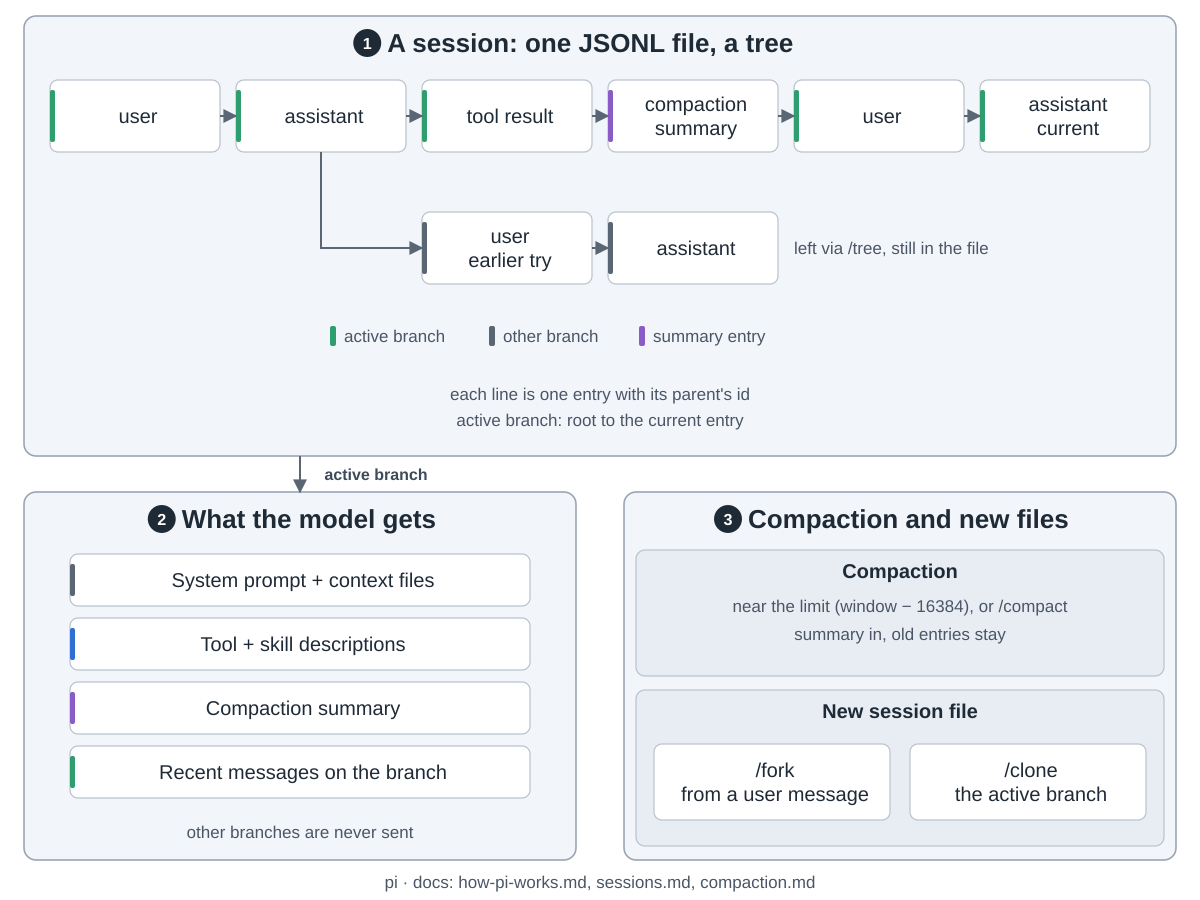

The script that saved this image:
"""Pi sessions: a tree in one JSONL file, and what the model gets from it.  Drawn from the pi repo
(https://github.com/earendil-works/pi, packages/coding-agent/docs/how-pi-works.md, sessions.md and
compaction.md, commit 2003871).  Run: python3 session.py"""
import sys
from pathlib import Path

sys.path.insert(0, str(Path(__file__).resolve().parents[2] / "tools"))
from archdiagram import Diagram  # noqa: E402

d = Diagram("Pi session tree",
            "1 A session is one JSONL file. Each entry has an id and its parent's id, so entries form a tree. "
            "The active branch runs from the root to the current entry. Going back with /tree starts another "
            "branch in the same file and keeps the old one. A compaction entry holds a summary of older "
            "messages. 2 The model gets the system prompt with context files, tool and skill descriptions, "
            "the compaction summary instead of the older messages, and the recent messages on the active "
            "branch. Other branches are never sent. 3 Compaction runs when the context passes the model's "
            "window minus 16384 reserve tokens, or on /compact; the original entries stay. /fork starts a new "
            "session file from an earlier user message; /clone copies the active branch into a new one.")

# 1 the tree
d.group(24, 16, 1152, 440, "A session: one JSONL file, a tree", 1)
CW, GAP, X0 = 170, 16, 50
col = lambda i: X0 + i * (CW + GAP)
Y1, Y2, CH = 80, 212, 72
main = [("user", "plan"), ("assistant", "plan"), ("tool result", "plan"),
        ("compaction|summary", "write"), ("user", "plan"), ("assistant|current", "plan")]
for i, (lbl, k) in enumerate(main):
    d.card(col(i), Y1, lbl, k, w=CW, h=CH)
    if i:
        d.arrow(f"M{col(i - 1) + CW} {Y1 + CH / 2}H{col(i)}")
for i, lbl in [(2, "user|earlier try"), (3, "assistant")]:
    d.card(col(i), Y2, lbl, "data", w=CW, h=CH)
d.arrow(f"M{col(1) + CW / 2} {Y1 + CH}V{Y2 + CH / 2}H{col(2)}")
d.arrow(f"M{col(2) + CW} {Y2 + CH / 2}H{col(3)}")
d.note(col(4), Y2 + CH / 2 + 6, "left via /tree, still in the file", "start")
d.legend(330, 340, ["plan", "data", "write"], ["active branch", "other branch", "summary entry"])
d.note(600, 400, "each line is one entry with its parent's id")
d.note(600, 426, "active branch: root to the current entry")

# 2 what the model gets
L, R, W, T, H = 24, 624, 552, 492, 368
d.group(L, T, W, H, "What the model gets", 2)
for i, (lbl, k) in enumerate([("System prompt + context files", "data"),
                              ("Tool + skill descriptions", "coding"),
                              ("Compaction summary", "write"),
                              ("Recent messages on the branch", "plan")]):
    d.card(L + 46, T + 62 + i * 64, lbl, k, w=460, h=52)
d.note(L + W / 2, T + 346, "other branches are never sent")
d.arrow(f"M{L + W / 2} {456}V{T}", label="active branch", at=(L + W / 2 + 76, 480))

# 3 compaction and new files
d.group(R, T, W, H, "Compaction and new files", 3)
d.sub(R + 12, T + 58, W - 24, 126, "Compaction")
d.note(R + W / 2, T + 120, "near the limit (window − 16384), or /compact")
d.note(R + W / 2, T + 148, "summary in, old entries stay")
d.sub(R + 12, T + 198, W - 24, 156, "New session file")
d.card(R + 30, T + 252, "/fork|from a user message", w=236, h=76)
d.card(R + 286, T + 252, "/clone|the active branch", w=236, h=76)

d.note(600, 888, "pi · docs: how-pi-works.md, sessions.md, compaction.md")

d.save(Path(__file__).with_name("session.svg"))
